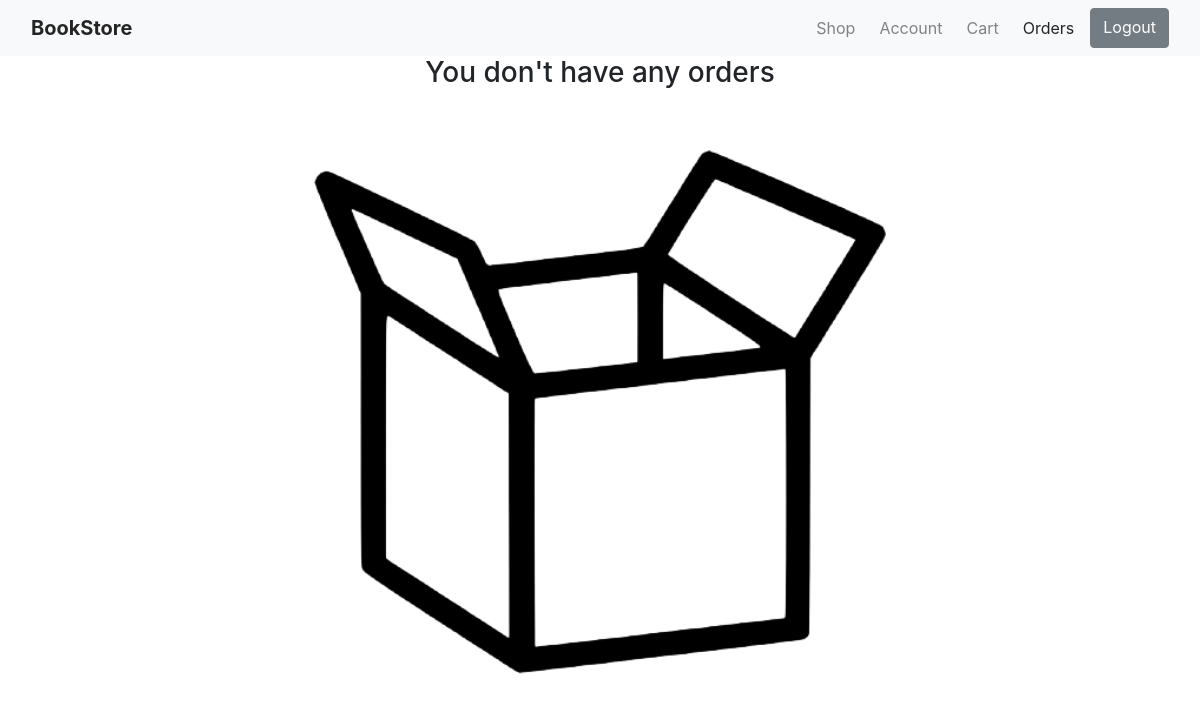
The app's page /order (signed in), older data.
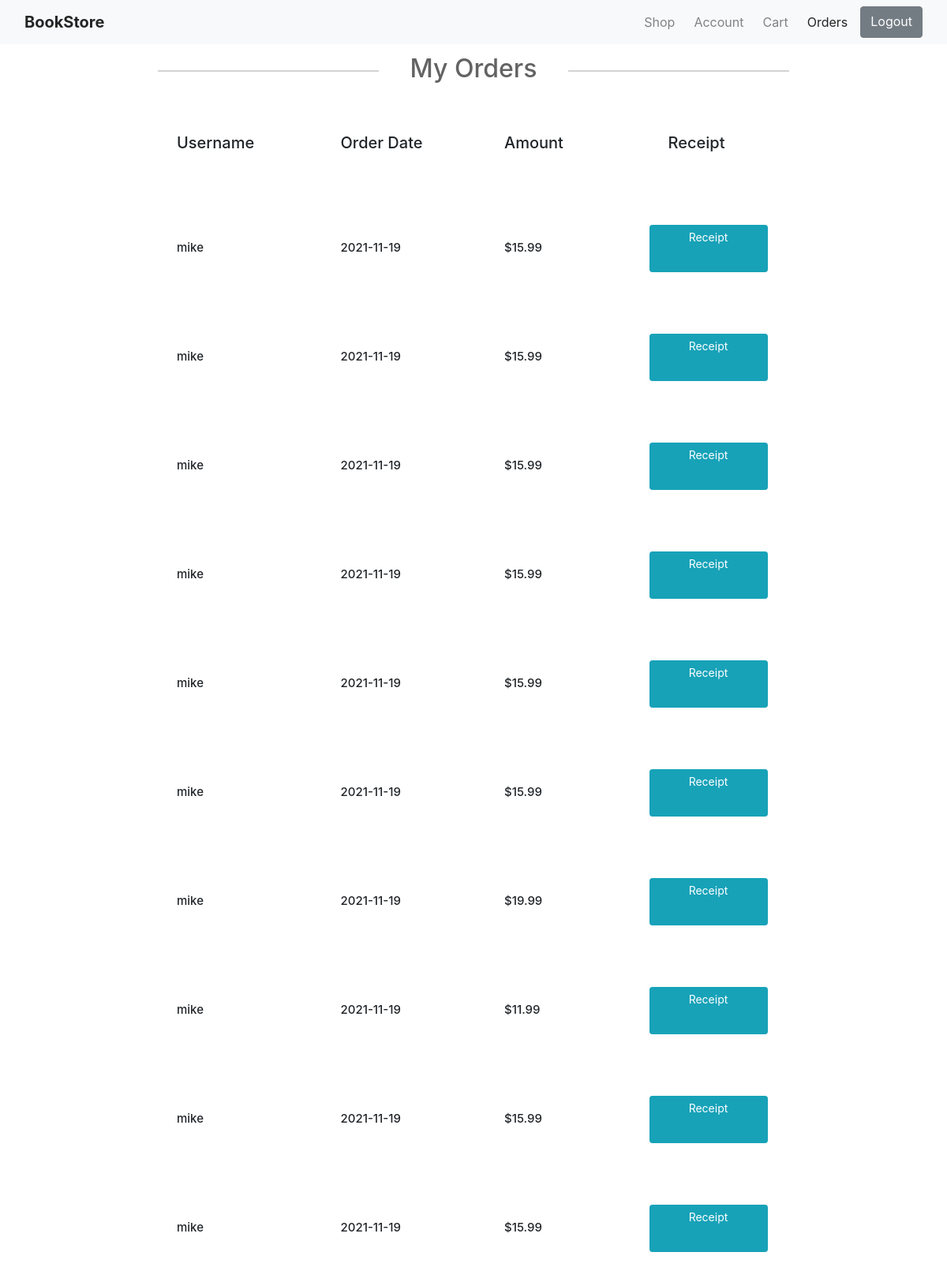
The same page, newer data.
### website/models.py (models this page shows, shortened)
class User(db.Model, UserMixin):
    id = db.Column(db.Integer, primary_key = True)
    email = db.Column(db.String(100), unique=True)
    first_name = db.Column(db.String(100))
    last_name = db.Column(db.String(100))
    address = db.Column(db.String(100))
    phone = db.Column(db.String(100))
    password = db.Column(db.String(100))
    order=db.relationship('Order', backref='buyer', lazy=True)
    orderbook=db.relationship('OrderBook', backref='orderby', lazy=True)
    review = db.relationship('Review')

class Order(db.Model, UserMixin):
    id = db.Column(db.Integer, primary_key=True)
    user_id = db.Column(db.Integer, db.ForeignKey('user.id'), nullable=False)
    amount = db.Column(db.Integer, nullable=False)
    order_date = db.Column(db.DateTime(timezone = True), nullable=False, default=datetime.utcnow)
    orderbook=db.relationship('OrderBook', backref='orderdetail', lazy=True)

### website/auth.py (the view)
@auth.route("/order")
def order():
    orders=Order.query.filter_by(user_id=current_user.id).all()
    return render_template('order.html', title="order",orders=orders,user=current_user)

### website/__init__.py (called while the page is built)
def create_app():
    app = Flask(__name__)
    app.config['SECRET_KEY'] = 'password'
    app.config['SQLALCHEMY_DATABASE_URI'] = f'sqlite:///{DB_NAME}'
    db.init_app(app)
    from .models import User, Review, Book,Order
    admin = Admin(app)
    admin.add_view(ModelView(Book, db.session))
    admin.add_view(ModelView(Order, db.session))
    admin.add_view(ModelView(Review, db.session))
    admin.add_view(ModelView(User, db.session))
    from .views import views
    from .auth import auth
    app.register_blueprint(views,url_prefix='/')
    app.register_blueprint(auth,url_prefix='/')
    create_database(app)
    login_manager = LoginManager()
    login_manager.login_view='auth.login'
    login_manager.init_app(app)
    @login_manager.user_loader
    def load_user(id):
        return User.query.get(int(id))
    return app

### website/templates/order.html (shortened to what this page needs)
{% extends "base.html" %}
{% set active_page = "menu5" %}
{% block content %}
<link rel="stylesheet" href="{{ url_for('static', filename='css/order.css') }}">
	{% if not orders %}
	<div class="empty-cart">
		<h3>You don't have any orders</h3>
		<br>
		<img class="cartimg w-50 h-50" src="{{ url_for('static', filename='images/emptybox.png') }}">
	</div>
	{% else %}
		<div class="content-section">
			<h2 class="article-title"><center>My Orders</h2>
		</div>
		<div class="content-section">
			<div class="row d-flex mb-5 contact-info">
				<div class="col-md-3 d-flex">
					<div class="info bg-white p-4">
						<h4 class="book-title">Username</h4>
					</div>
				</div>
				<div class="col-md-3 d-flex">
					<div class="info bg-white p-4">
						<h4 class="book-title">Order Date</h4>
					</div>
				</div>
				<div class="col-md-3 d-flex">
					<div class="info bg-white p-4">
						<h4 class="book-title">Amount</h4>
					</div>
				</div>
				<div class="col-md-3 d-flex">
					<div class="info bg-white p-4">
						<h4 class="book-title">Receipt</h4>
					</div>
				</div>
			</div>
			{% for order in orders %}
				<div class="content-section">
					<div class="row d-flex mb-5 contact-info">
						<div class="col-md-3 d-flex">
							<div class="info bg-white p-4">
								<h4>{{ current_user.first_name }}</h4>
							</div>
						</div>
						<div class="col-md-3 d-flex">
							<div class="info bg-white p-4">
								<h4>{{ order.order_date.strftime('%Y-%m-%d') }}</h4>
							</div>
						</div>
						<div class="col-md-3 d-flex">
							<div class="info bg-white p-4">
								<h4>${{ order.amount }}</h4>
							</div>
						</div>
						<div class="col-md-3 d-flex">
							<a class="btn btn-info btn-sm mt-1 mb-1" href="{{ url_for('auth.receipt',order_id=order.id) }}" style="color: #fff;
                            background-color: #17a2b8;
                            border-color: #17a2b8;
                            width: 150px;
                            height: 60px;
                            position: absolute;
                            padding-left: 20px;
                            padding-right: 20px;">Receipt</a>
						</div>
					</div>
				</div>
		{% endfor %}
		</div>
	{% endif %}
{% endblock content %}

Row changes from the older to the newer data that the page shows:
added Order: order_date "2021-11-19", amount "15.99"
now on this page (row edited): User: first_name "mike"
added Order: order_date "2021-11-19", amount "15.99"
added Order: order_date "2021-11-19", amount "15.99"
added Order: order_date "2021-11-19", amount "15.99"
added Order: order_date "2021-11-19", amount "15.99"
added Order: order_date "2021-11-19", amount "15.99"
added Order: order_date "2021-11-19", amount "19.99"
added Order: order_date "2021-11-19", amount "11.99"
added Order: order_date "2021-11-19", amount "15.99"
added Order: order_date "2021-11-19", amount "15.99"
Text that changed along with them:
text no longer shown: "You don't have any orders"
text now shown: "My Orders Username Order Date Amount Receipt"
